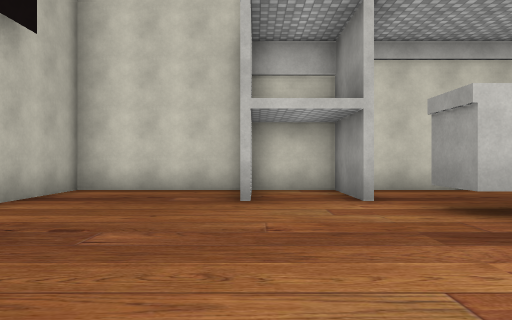
view 1 (above)

23 first-person views from a walk through a Unity game level. The camera is 1.2 m above the floor, looks level and sees 70° across. The floor is counted in squares, 2 m on a side. Each view is taken from the middle of a square. On the plan, view 1 faces up. The plan holds only what a view shows up to about 10 squares ahead; the rest is blank. The place goes on beyond the plan. Some surface patterns are stand-ins.

view 2
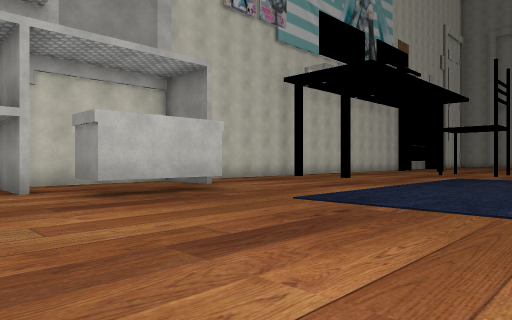

view 3
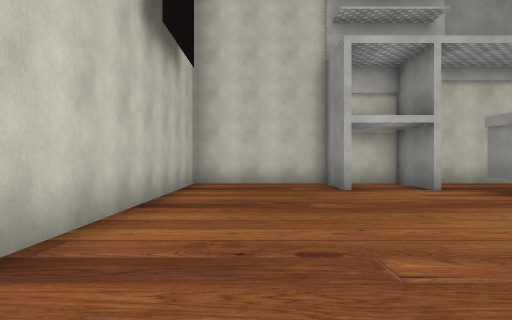

view 4
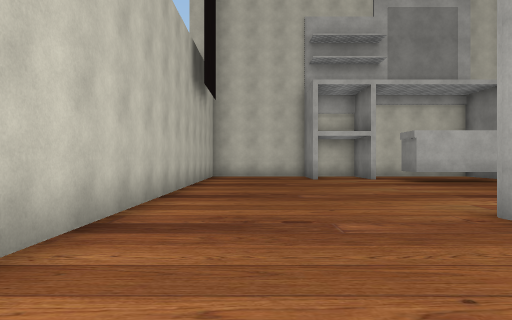

view 5
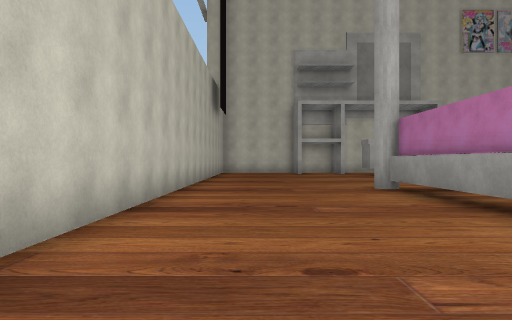

view 6
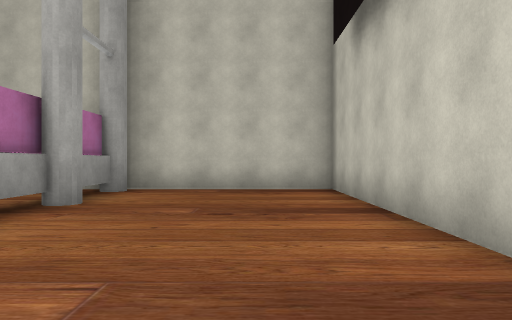

view 7
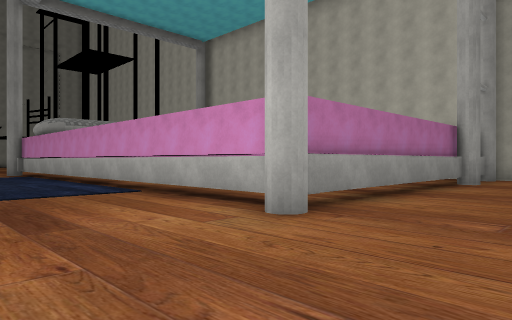

view 8
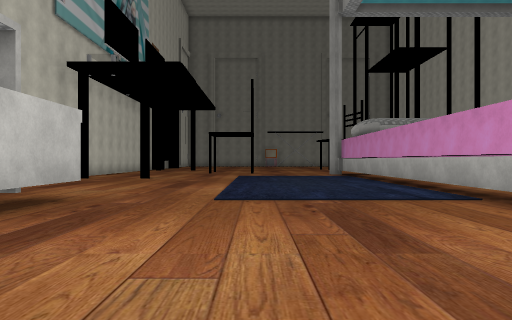

view 9
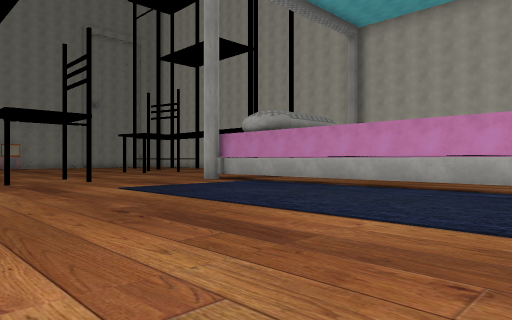

view 10
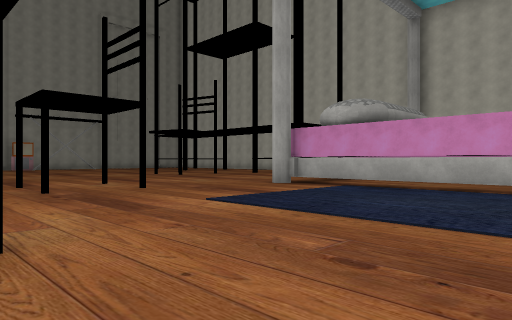

view 11
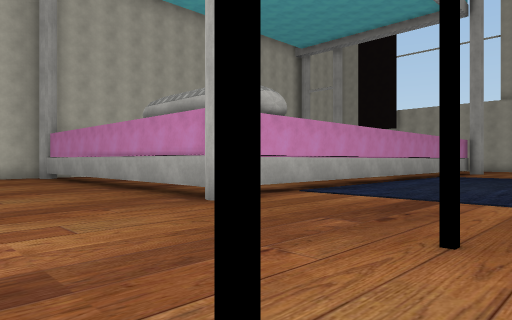

view 12
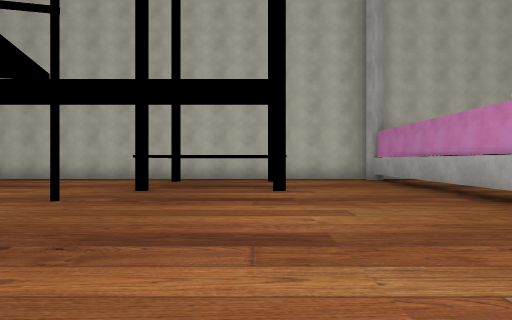

view 13
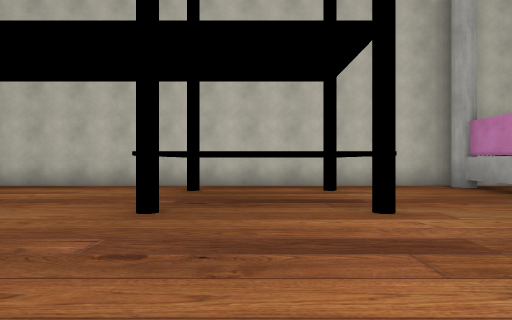

view 14
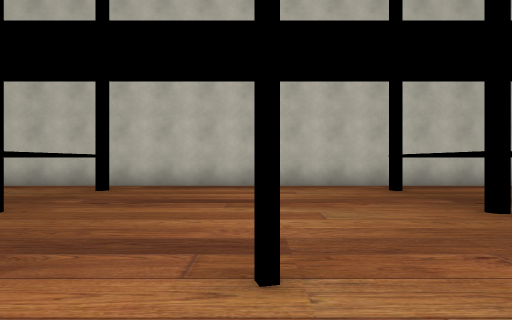

view 15
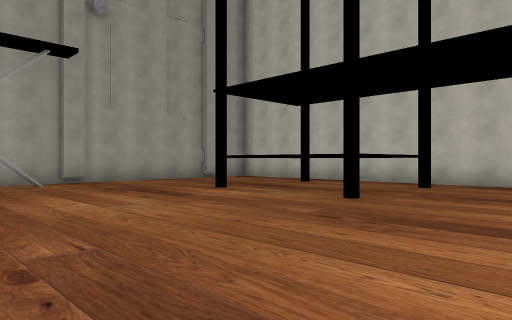

view 16
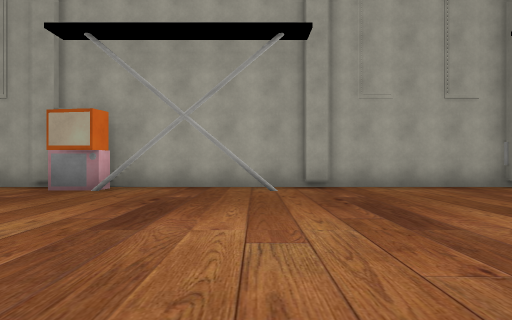

view 17
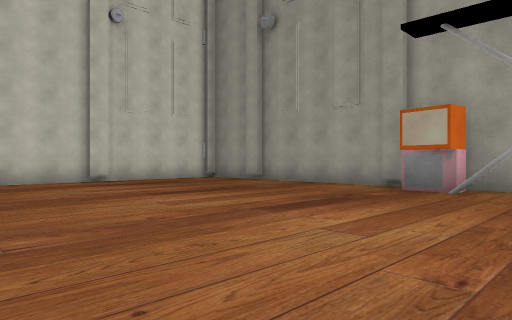

view 18
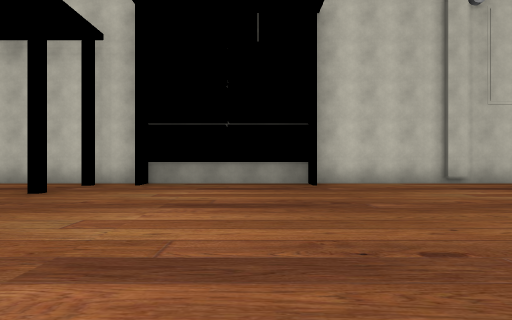

view 19
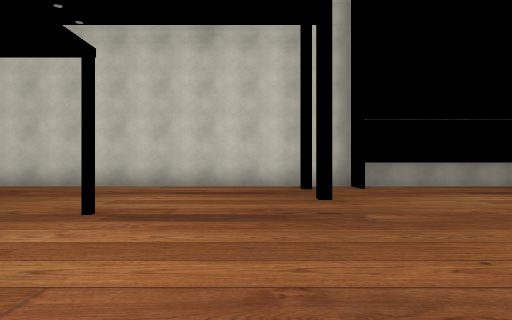

view 20
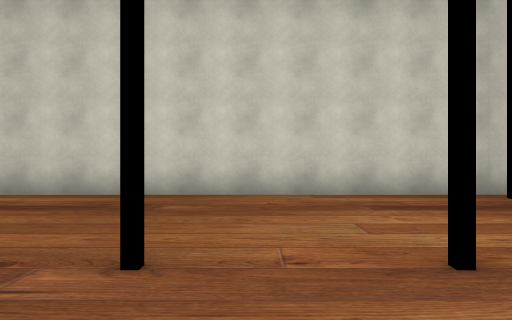

view 21
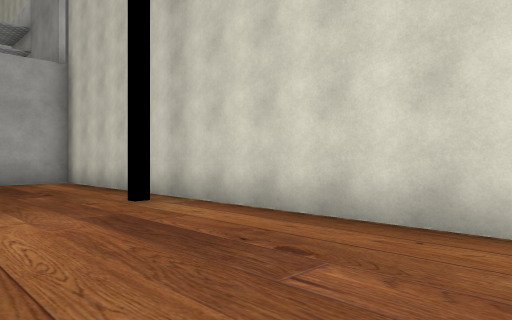

view 22
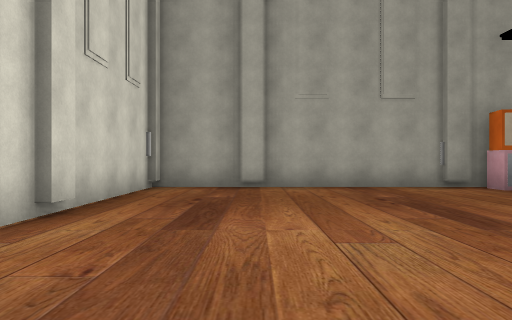

view 23
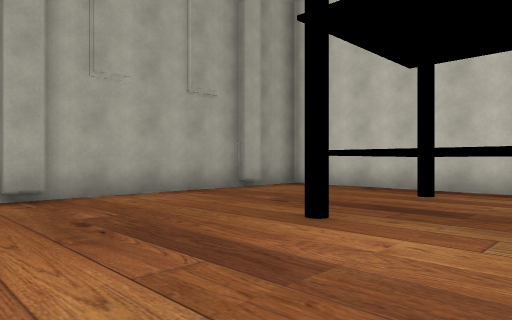

### Floor plan
Key: @ floor where view 1 was taken; # wall or solid block; . floor; ^ raised ledge; T thing the floor can be seen under or through; B block.
Columns run from 4 left of view 1 to 33 right of it. Each row starts with its distance up from view 1.
  8 ######### #################  #########
  7 #...#.#...#...............####.......#
  6 #...#.#...#..........................#
  5 #..............#........#............#
  4 #......TT............................#
  3 #..................#.#...............#
  2 #....................................#
  1 #..................#.#...............#
  0 #...@.................... ..........B#
 -1 #.......................   ..........#
 -2 #........................  ..........#
 -3 #....##############......  ..........#
 -4 #....#            #..................#
 -5 #....#            #......#. .........#
 -6 #....#            #..................#
 -7 #....#            #...^.^........^...#
 -8 #....#            #... ^^.....^ ^^...#
 -9 #....#            #...  ^.....^  ^...#
-10 #....#            #...^^^.....^^^^...#
-11 #....#            #..................#
-12 ######            ####################

Positions as (right, up) in squares from view 1, and headings:
1: (0, 0), facing up
2: (0, -2), facing up-right
3: (-2, -2), facing up
4: (-2, -6), facing up
5: (-2, -10), facing up
6: (-2, -4), facing down
7: (-2, 1), facing down-right
8: (-1, 1), facing right
9: (5, 5), facing down-right
10: (8, 5), facing down-right
11: (18, 2), facing down-left
12: (18, 0), facing down
13: (19, -3), facing down
14: (23, -3), facing down
15: (23, -2), facing down-right
16: (25, -4), facing right
17: (25, -3), facing up-right
18: (24, -2), facing up
19: (19, -1), facing up
20: (16, 1), facing up
21: (16, 4), facing up-left
22: (25, 5), facing right
23: (27, -4), facing down-right
